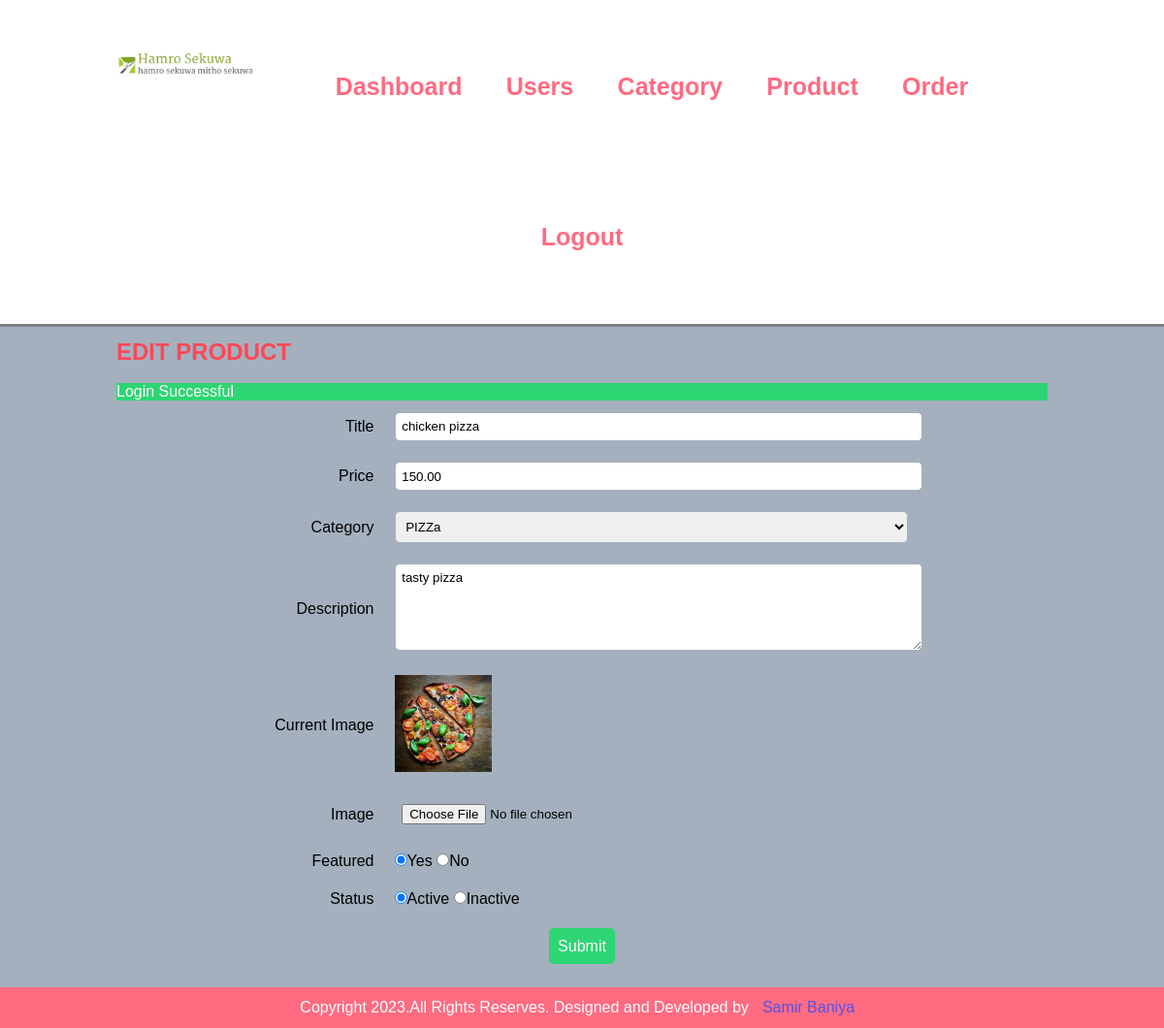
The app's page /admin/edit-product.php?id=7 (signed in) with its own data.
### tables this page shows
CREATE TABLE `products` (
  `id` int(10) UNSIGNED NOT NULL,
  `title` varchar(150) NOT NULL,
  `price` decimal(10,2) NOT NULL,
  `description` text DEFAULT NULL,
  `category_id` int(10) UNSIGNED NOT NULL,
  `featured` varchar(10) NOT NULL,
  `status` varchar(10) NOT NULL,
  `image_name` varchar(255) NOT NULL
);

CREATE TABLE `categories` (
  `id` int(10) UNSIGNED NOT NULL,
  `title` varchar(150) NOT NULL,
  `image_name` varchar(255) DEFAULT NULL,
  `featured` varchar(10) NOT NULL,
  `status` varchar(10) NOT NULL
);

### admin/edit-product.php (the view, shortened to what this page needs)
<?php include('common/header.php') ?>
    <section class="content">
        <div class="wrapper">
             <h1 class="heading">EDIT PRODUCT</h1>
            <br>
            <?php
            $id = $_GET['id'];
            $sql = "SELECT * FROM products where id='$id'";
            $exec = mysqli_query($conn,$sql);
            $count = mysqli_num_rows($exec);
            if($count == 1){
                while($rows=mysqli_fetch_assoc($exec)){
                    $title = $rows['title'];
                    $price = $rows['price'];
                    $description = $rows['description'];
                    $old_category_id = $rows['category_id'];
                    $featured = $rows['featured'];
                    $status = $rows['status'];
                    $current_image = $rows['image_name'];
                }
            }
            ?>
                <form method="post" action="" enctype="multipart/form-data">
                <table class="table">
                        <tr>
                            <td class="text-right">Title</td>
                            <td>
                                <input type="text" name="title" value="<?php echo $title; ?>" placeholder="Enter title" id="title" class="form-control">
                            </td>
                        </tr>
                        <tr>
                            <td class="text-right">Price</td>
                            <td>
                                <input type="number" name="price" value="<?php echo $price; ?>" placeholder="Enter price" id="price" class="form-control">
                            </td>
                        </tr>
                        <tr>
                            <td class="text-right">Category</td>
                            <td>
                            <select name="category_id" id="category" class="form-control">
                            <?php
                                $sql = "SELECT * FROM categories";
                                $execute = mysqli_query($conn,$sql);
                                if($execute == TRUE){
                                    $count = mysqli_num_rows($execute);
                                    if($count> 0){
                                        while($rows = mysqli_fetch_assoc($execute)){
                                            $category_name = $rows['title'];
                                            $category_id = $rows['id'];
                                            ?>
                                            <option <?php if($old_category_id!="" && $category_id == $old_category_id){echo "selected";} ?> value="<?php echo $category_id; ?>"><?php echo $category_name; ?></option>
                                            <?php
                                        }
                                    }else{
                                        echo "<option>No Category </option>";
                                    }
                                }else{
                                    echo "<option>No Category </option>";
                                }
                            ?>
                            </select>
                            </td>
                        </tr>
                        <tr>
                            <td class="text-right">Description</td>
                            <td>
                                <textarea rows="5"  name="description" placeholder="Enter description" id="description" class="form-control"><?php echo $description; ?></textarea>
                            </td>
                        </tr>
                        <tr>
                            <td class="text-right">Current Image</td>
                            <?php
                                        if($current_image != ""){
                                            ?>
                                            <td><img width="100" height="100" src="../images/product/<?php echo $current_image; ?>" alt="<?php echo $current_image; ?>"></td>
                                            <?php
                                        }else{
                                            echo '<td>No Image Found</td>';
                                        }
                                        ?>
                        </tr>
                        <tr>
                            <td class="text-right">Image</td>
                            <td>
                                <input type="file" accept="image/*" name="image" id="image" class="form-control">
                            </td>
                        </tr>
                        <tr>
                            <td class="text-right">Featured</td>
                            <td>
                                <input type="radio" <?php  if($featured == "Yes"){echo "checked";} ?> name="featured" id="" value="Yes">Yes
                                <input type="radio" <?php  if($featured == "No"){echo "checked";} ?> name="featured" id="" value="No">No
                            </td>
                        </tr>
                        <tr>
                            <td class="text-right">Status</td>
                            <td>
                                <input type="radio" <?php  if($status == "Yes"){echo "checked";} ?> name="status" id="" value="Yes">Active
                                <input type="radio" <?php  if($status == "No"){echo "checked";} ?> name="status" id="" value="No">Inactive
                            </td>
                        </tr>
                        <tr>
                            <td colspan="2" class="text-center">
                                <input type="submit" name="submit" id="submit" value="Submit" class="btn btn-primary">
                             </td>
                        </tr>
                    </table>
                </form>
        </div>
    </section>
<?php include('common/footer.php') ?>

### css/admin.css (style rules this page uses)
* { margin: 0; padding: 0; font-family: Arial, Helvetica, sans-serif ; }
.wrapper { width: 80%; margin: 0 auto; padding: 1%; }
.text-center { text-align: center; }
.text-right { text-align: right; }
.content { background-color: #a4b0be; padding-top: 1% 0; }
.heading { color: #ff4757; font-weight: 900; }
.table { width: 100%; }
.table tr td { padding: 1%; }
.btn { padding: 1%; color: white; font-size: 1rem; border-radius: 5px; border: none; }
.btn-primary { background-color: #2ed573; }
.form-control { width: 80%; padding: 1%; border-radius: 5px; border: 1px solid #a4b0be; }
.success { color: white; background-color: #2ed573; }

### records on screen
products: title "chicken pizza", price "150.00", category_id "PIZZa", description "tasty pizza", image_name (picture), featured "☑", status "☑"

### other values on screen
$_SESSION['message'] "Login Successful"
